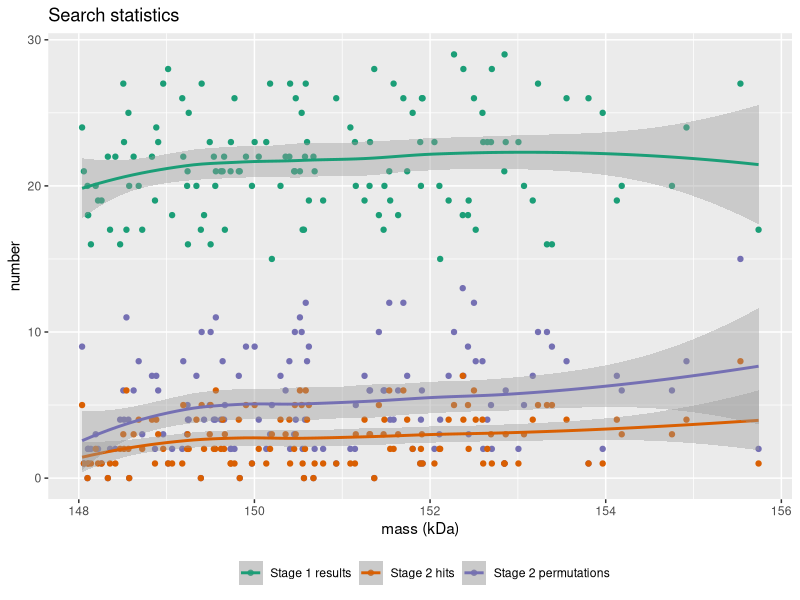

R code for this plot:
# assume we're in the sample data folder
library(tidyverse)
df <- read.csv("search_statistics.csv", comment.char = "#")
df <- as_tibble(df)
ggplot(df %>%
         mutate(mass = Exp..Mass / 1000) %>%
         filter(Measure != "Search space size"),
       aes(x = mass, y = Value, color = Measure)) +
  geom_point() +
  geom_smooth() +
  ggtitle("Search statistics") +
  xlab("mass (kDa)") +
  ylab("number") +
  scale_color_brewer(type = "qual", palette = 2, name = "") +
  theme(legend.position = "bottom")